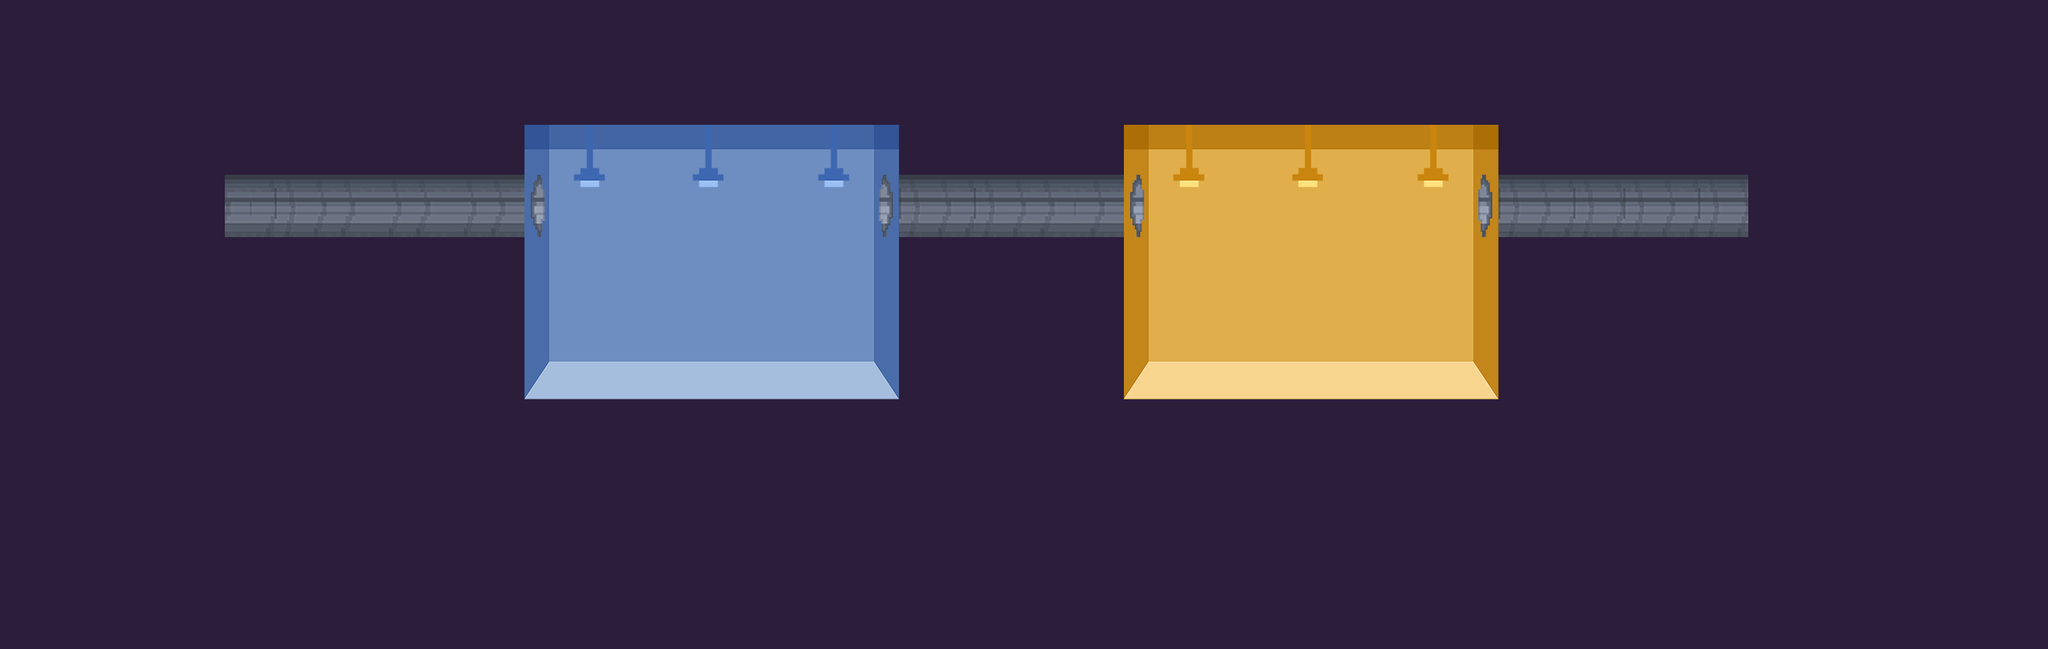

A 2D game scene composited from a Tiled map and its tileset images. What follows is a short description and the map's XML, with each tile layer's data collapsed to a summary:
An orthogonal 82x26 tile map with 32x32 px tiles, 3 tile layers (background, collision, objects), 4 tilesets.

<map version="1.0" orientation="orthogonal" renderorder="right-down" width="82" height="26" tilewidth="32" tileheight="32" nextobjectid="1">
 <tileset firstgid="1" name="blue_room" tilewidth="32" tileheight="32" tilecount="414" columns="23">
  <image source="Rooms/blue_room.png" trans="ffffff" width="738" height="600" />
 </tileset>
 <tileset firstgid="415" name="yellow_room" tilewidth="32" tileheight="32" tilecount="414" columns="23">
  <image source="Rooms/yellow_room.png" trans="ffffff" width="738" height="600" />
 </tileset>
 <tileset firstgid="829" name="pipe" tilewidth="32" tileheight="32" tilecount="20" columns="5">
  <image source="pipe.png" trans="ffffff" width="160" height="128" />
 </tileset>
 <tileset firstgid="849" name="opening" tilewidth="32" tileheight="32" tilecount="3" columns="3">
  <image source="opening.png" trans="ffffff" width="96" height="32" />
 </tileset>
 <layer name="background" width="82" height="26">
  <data>[2132 cells, 2132 non-empty, 329 distinct tile ids]</data>
 </layer>
 <layer name="collision" width="82" height="26">
  <data>[2132 cells, 70 non-empty, 70 distinct tile ids]</data>
 </layer>
 <layer name="objects" width="82" height="26">
  <data>[2132 cells, 105 non-empty, 15 distinct tile ids]</data>
 </layer>
</map>
